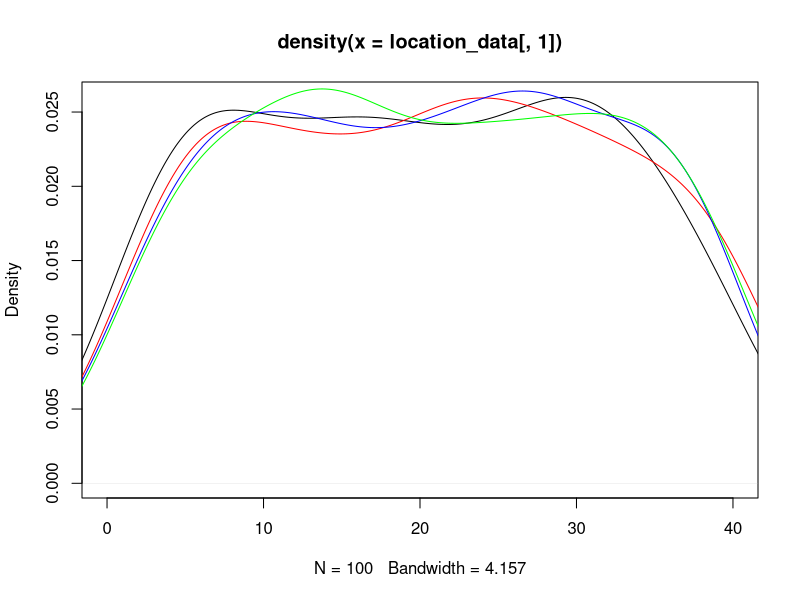
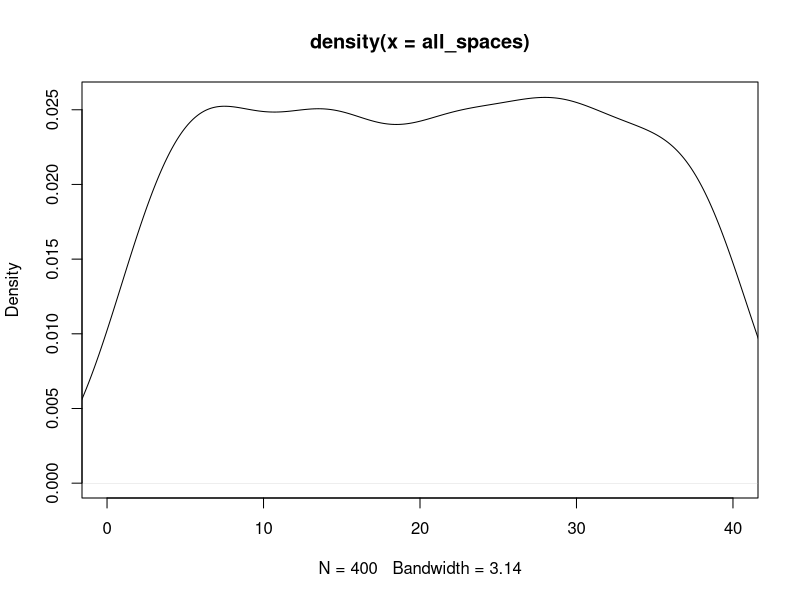
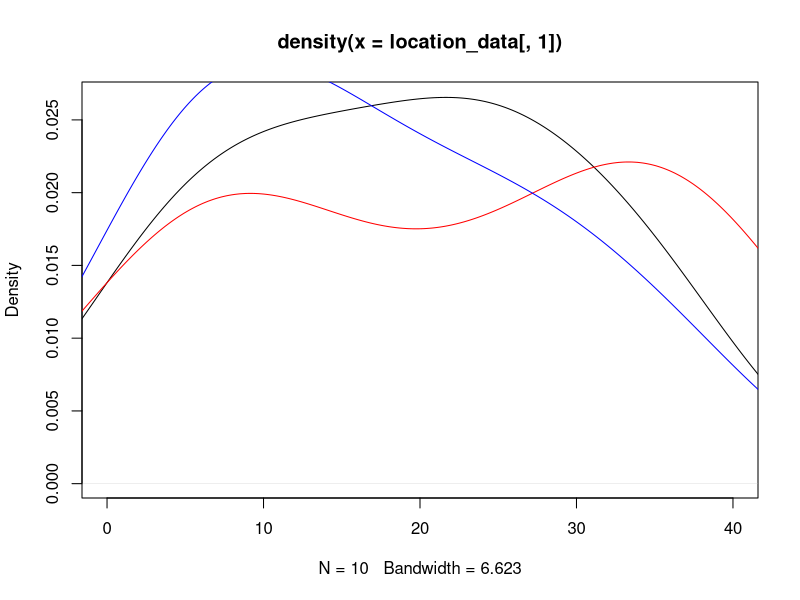
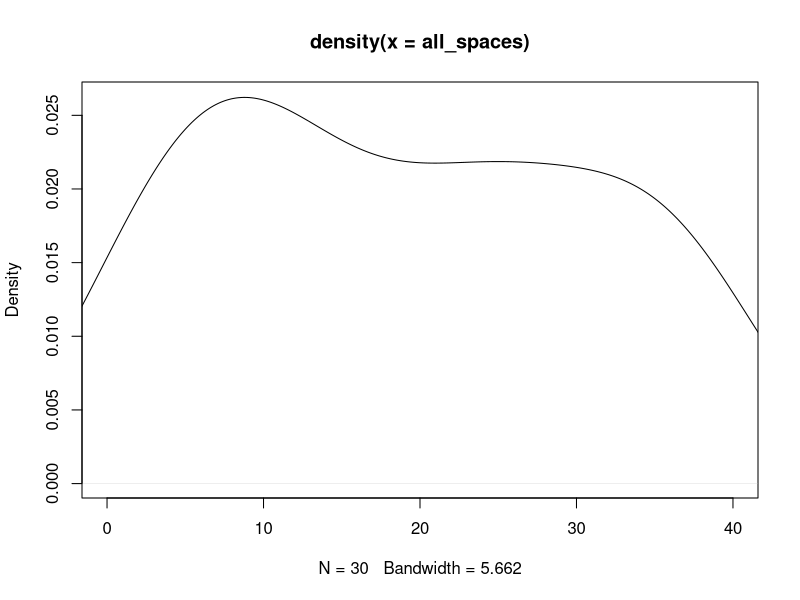

These charts were generated, in order, by the following R code:
## ---- chunk 1
knitr::opts_chunk$set(echo = TRUE)
## ---- chunk 2
#libraries
library(dplyr)
library(ggplot2)
## ---- chunk 3
#Kayleigh
##LET'S GET MOVING

monopolyBoard <- read.csv("MonopolyBoard.csv", header = T)
monopolyBoard

# Using dice rolls to determine where a player will land on the board
#input: "location"; a number 1-40; where the player is on the board
#output: the amount of spaces the player will move until they are on their new location

#note that this is only accounting for standard dice rolls, no special rules yet...

lets_move = function(location) {
  dice_roll_1 <- sample(1:6, 1, replace = TRUE)
  dice_roll_2 <- sample(1:6, 1, replace = TRUE)
  
  roll_total <- sum(dice_roll_1, dice_roll_2)
  roll_double <- dice_roll_1 == dice_roll_2
  
    location = location + roll_total
    
  if (location <= 40) {
    location = location
  } else {
    location = location - 40
  }
  
  space = monopolyBoard$name[monopolyBoard$spaces == location]
  
  print("You're moving forward...")
  print(roll_total)
  
  print("You're on space...")
  print(location)
  
  #print(space) #This prints out the name of the space that they land on. 
}

#testers
lets_move(1)
lets_move(25)
lets_move(38)
lets_move(40)



#A function to move players around the board and to play Monopoly!
#input: "turns"; the amount of turns we should take
#output: a player's new location on the board

lets_play = function(turns) {
  location = 1
  print("Starting Location: GO!")
  for (i in 1:turns) {
    location = lets_move(location)
  }
  print("You've landed on...")
  return(location)
}



lets_play(10) #tester #in this example if you look at a reference monopoly board and "walk" your way around the board with each move being the number in each output, you'll land on the space on the board corresponding to the final output (when counting "GO" as 1 and/or 40) 

#testers 
#"lets_move" and "lets_play" have both been edited to print out phrases for each roll and move to make it easier to determine how the player is moving. 
#"You're moving forward..." gives the player's roll
#"You're on space..." is the players position after 1 turn/"lets_move"
  # Later try to switch this print statement to the name of the spot that the player is on 
#"You've landed on..." gives the final location after running "lets_play" for "x" turns.
  # Later try to switch this print statement to the name of the spot that the player is on 

lets_play(3)
lets_play(10)

## ---- chunk 4
##DOUBLE DOWN

##WORK IN PROGRESS

#A function using dice rolls to determine how many spaces a player will move with the additional rules for "doubles" in Monopoly
#input: "location"; a number 1-40 where the player is on the board
#outut: the number of spaces the player will move on the board, with the special case of rolling three "doubles" and landing in jail
double_down = function(location) {
  dice_roll_1 <- sample(1:6, 1, replace = TRUE)
  dice_roll_2 <- sample(1:6, 1, replace = TRUE)
  
  roll_total <- sum(dice_roll_1, dice_roll_2)
  roll_double <- dice_roll_1 == dice_roll_2
  
  print("roll was")
  print(roll_total)
    
  if (roll_double) {
    
    dice_roll_3 <- sample(1:6, 1, replace = TRUE)
    dice_roll_4 <- sample(1:6, 1, replace = TRUE)
    
    roll_total_2 <- sum(dice_roll_3, dice_roll_4)
    roll_double_2 <- dice_roll_3 == dice_roll_4
    
    print("roll double was")
    print(roll_total_2)

    
    if (roll_double_2) {
      dice_roll_5 <- sample(1:6, 1, replace = TRUE)
      dice_roll_6 <- sample(1:6, 1, replace = TRUE)
      
      roll_total_3 <- sum(dice_roll_5, dice_roll_6)
      roll_double_3 <- dice_roll_5 == dice_roll_6
      
      print("roll double was")
      print(roll_total_3)
      
      if (roll_double_3) {
        location = 11 #Jail
        print("doubles, doubles, doubles")
        print("You're going to JAIL!")
        
      } else {
        location = location + roll_total + roll_total_2 + roll_total_3
        print("doubles, doubles, not doubles")
        print("You're moving forward...")
        print(roll_total + roll_total_2 + roll_total_3)
      }
    } else {
      location = location + roll_total + roll_total_2
      print("doubles, not doubles")
      print("You're moving forward...")
      print(roll_total+roll_total_2)
    }
  } else {
    location = location + roll_total
    print("no doubles")
    print("You're moving forward...")
    print(roll_total)
  }

    
  if (location <= 40) {
    location = location
  } else {
    location = location - 40
  }

  
  print("You're on space...")
  print(location)
}

double_down(1)
#text out in the function is kinda funky right but it's just to make sure its working right
#In final version switch all dice rolls to sample(1:6,...)

## ---- chunk 5
##CHANCE AND COMMUNITY CHEST CARDS
Card_Numbers <- c(1, 2, 3, 4, 5, 6, 7, 8, 9, 10, 11, 12, 13, 14, 15, 16)

Chance_Cards <- c("Advance to Boardwalk", "Advance to Go (Collect $200)", "Advance to Illinois Avenue. If you pass Go, collect $200", "Advance to St. Charles Place. If you pass Go, collect $200", "Advance to the nearest Railroad. If unowned, you may buy it from the Bank. If owned, pay owner twice the rental to which they are otherwise entitled", "Advance to the nearest Railroad. If unowned, you may buy it from the Bank. If owned, pay owner twice the rental to which they are otherwise entitled", "Advance token to nearest Utility. If unowned, you may buy it from the Bank. If owned, throw dice and pay owner a total ten times amount thrown", "Bank pays you dividend of $50", "Get Out of Jail Free", "Go Back 3 Spaces", "Go to Jail. Go directly to Jail, do not pass Go, do not collect $200", "Make general repairs on all your property. For each house pay $25. For each hotel pay $100", "Speeding fine $15", "Take a trip to Reading Railroad. If you pass Go, collect $200", "You have been elected Chairman of the Board. Pay each player $50", "Your building loan matures. Collect $150")

Chance <- data.frame(Chance_Cards, Card_Numbers)
Chance
##Chance cards to move a player to a new space:
  #1 -> Advance to Boardwalk (space 40)
  #2 -> Advance to Go (space 1)
  #3 -> Advance to Illinois Avenue (space 25)
  #4 -> Advance to St. Charles Place (space 12)
  #5 -> Advance to nearest Railroad (space(s) 6, 16, 26, 36)
  #6 -> Advance to nearest Railraod (space(s) 6, 16, 26, 36)
  #7 -> Advance to nearest Utility (space(s) 13, 29)
  #11 -> Go to Jail (space 11)
  #14 -> Take a trip to Reading Railroad (space 6)

Community_Chest_Cards <- c("Advance to Go (Collect $200)", "Bank error in your favor. Collect $200", "Doctor’s fee. Pay $50", "From sale of stock you get $50", "Get Out of Jail Free", "Go to Jail. Go directly to jail, do not pass Go, do not collect $200", "Holiday fund matures. Receive $100", "Income tax refund. Collect $20", "It is your birthday. Collect $10 from every player", "Life insurance matures. Collect $100", "Pay hospital fees of $100", "Pay school fees of $50", "Receive $25 consultancy fee", "You are assessed for street repair. $40 per house. $115 per hotel", "You have won second prize in a beauty contest. Collect $10", "You inherit $100")

Community_Chest <- data.frame(Community_Chest_Cards, Card_Numbers)
Community_Chest

##Community Chest Cards that move a player to a new space:
  #1 -> Advance to GO (space 1)
  #5 -> Go to Jail (space 11)

## ---- chunk 6
# heidi

#the function "who_goes_first" simulates the initial roll before the game begins in order to determine which player goes first
# input is a number of how many players are going to be playing
# output is the value of each players roll and the player that will start the game based on who had the highest roll
who_goes_first <- function(num_players){
  initial_rolls <- c()
  for (i in 1:num_players) {
    player_i_roll <- sum(sample(1:6, 2, replace=TRUE))
    initial_rolls <- c(initial_rolls, player_i_roll) # vector of every player's roll
    print(paste("Player", i, "rolled", player_i_roll))
  }
  cat("\n")
  if(sum(initial_rolls == max(initial_rolls)) >= 2){
    while (sum(initial_rolls == max(initial_rolls)) >= 2) { # if players tied for highest number
      tied_players <- which(initial_rolls==max(initial_rolls)) # identify which players tied
      print("It's a tie! Roll again")
      cat("\n")
      tie_breaker_rolls <- c()
      for (i in tied_players) { # tied players roll again
       player_i_roll2 <- sum(sample(1:6, 2, replace=TRUE))
       tie_breaker_rolls <- c(tie_breaker_rolls, player_i_roll2)
       print(paste("Player", i, "rolled", player_i_roll2))
      }
      initial_rolls <- tie_breaker_rolls
      highest_roll <- max(tie_breaker_rolls)
      highest_player2 <- tied_players[which(tie_breaker_rolls == highest_roll)]
    }
    cat("\n")
    print(paste("Player", highest_player2, "goes first!"))
  }
  else {
    highest_player <- which.max(initial_rolls) # who rolled the highest number
    print(paste("Player", highest_player, "goes first!"))
  }
}

who_goes_first(4) # test function

## ---- chunk 7
# Olivia
# Website for data: https://stat-jet-asu.github.io/Datasets/InstructorDescriptions/monopoly.html

monopolyBoard <- read.csv("MonopolyBoard.csv", header = T)
head(monopolyBoard)

# This section is for question number 2

# Kayleigh's lets_play function from above incorporating players and density plots
# uses lets_move function from above
# input: turns, # of turns to iterate through; players, number of players (2-4)
# output: density plot with a line for each player's frequency of spaces landed on 
# & density plot for the combined frequency of spaces landed on for all players

lets_play = function(turns, players) {
  location_data <- as.data.frame(matrix(nrow = turns, ncol = players))
  
for (j in 1:players) {
  location = 1
  
  for (i in 1:turns) {
    
    location = lets_move(location)
    location_data[i,j] <- location
    }
  }
  
  # creates density plot of frequency of landing on each space for each player
  plot(density(location_data[,1]), xlim = c(0,40), col = "black")
  
  colors <- c("red", "blue", "green")
  
  for (k in 2:players) {
  lines(density(location_data[,k]), col = colors[k-1]) # adds a density line for each player after the first
  }
  
  # creates density plot for total frequency landing on each space (all players spaces included)
  all_spaces <- as.vector(as.matrix(location_data))
  plot(density(all_spaces), xlim = c(0,40), col = "black")
  
}
lets_play(100, 4)

## ---- chunk 8
who_goes_first2 <- function(num_players){
  initial_rolls <- c()
  for (i in 1:num_players) {
    player_i_roll <- sum(sample(1:6, 2, replace=TRUE))
    initial_rolls <- c(initial_rolls, player_i_roll) # vector of every player's roll
#    print(paste("Player", i, "rolled", player_i_roll))
  }
  cat("\n")
  if(sum(initial_rolls == max(initial_rolls)) >= 2){
    while (sum(initial_rolls == max(initial_rolls)) >= 2) { # if players tied for highest number
      tied_players <- which(initial_rolls==max(initial_rolls)) # identify which players tied
#      print("It's a tie! Roll again")
#      cat("\n")
      tie_breaker_rolls <- c()
      for (i in tied_players) { # tied players roll again
       player_i_roll2 <- sum(sample(1:6, 2, replace=TRUE))
       tie_breaker_rolls <- c(tie_breaker_rolls, player_i_roll2)
#       print(paste("Player", i, "rolled", player_i_roll2))
      }
      initial_rolls <- tie_breaker_rolls
      highest_roll <- max(tie_breaker_rolls)
      highest_player2 <- tied_players[which(tie_breaker_rolls == highest_roll)]
    }
#    cat("\n")
#    print(paste("Player", highest_player2, "goes first!"))
  }
  else {
    highest_player <- which.max(initial_rolls) # who rolled the highest number
#    print(paste("Player", highest_player, "goes first!"))
#    return(highest_player)
  
    
  # creating player order
  player_order <- length(num_players)
  player_order[1] <- as.integer(highest_player)

 for (j in 2:num_players) {
    
  player_order[j] <- as.integer(player_order[j-1] + 1)
  if (player_order[j] > num_players) {
    player_order[j] <- 1
  }
 }
  print(player_order)
  }
  
  playerlist <- (list(highest_player, player_order))
  return(playerlist)
}

#who_goes_first2(4)

## ---- chunk 9
# Question number 3 -- including jail and double rolls

lets_move2 = function(location) {
  dice_roll_1 <- sample(1:6, 1, replace = TRUE)
  dice_roll_2 <- sample(1:6, 1, replace = TRUE)
  
  roll_total <- sum(dice_roll_1, dice_roll_2)
  roll_double <- dice_roll_1 == dice_roll_2
  
    location = location + roll_total # updates location to be previous location + roll total
    double3 = "false" # double3 is assigned "true" if the player double rolls 3x (as seen in if statement below), otherwise it is assigned "false" 
    
  # first double roll -> roll again
  if (roll_double == TRUE) {
    dice_roll_3 <- sample(1:6, 1, replace = TRUE)
    dice_roll_4 <- sample(1:6, 1, replace = TRUE)
    
    roll_total2 <- sum(dice_roll_3, dice_roll_4)
    roll_double2 <- dice_roll_3 == dice_roll_4
    
    location = location + roll_total2
    double3 = "false"
    
    # if player is at a location past 40, subtract 40 so they go back to the GO space at location "41"
    # this is included in each if statement below so that it applies if player has to roll again
    if (location <= 40) {
      location = location
    } else {
      location = location - 40
    }
     
      # second double roll -> roll again
      if (roll_double2 == TRUE) {
        dice_roll_5 <- sample(1:6, 1, replace = TRUE)
        dice_roll_6 <- sample(1:6, 1, replace = TRUE)
    
        roll_total3 <- sum(dice_roll_5, dice_roll_6)
        roll_double3 <- dice_roll_5 == dice_roll_6
    
        location = location + roll_total3
        double3 = "false"
        
        if (location <= 40) {
          location = location
        } else {
          location = location - 40
        }
        
        # third double roll -> go to jail
          if (roll_double3 == TRUE) {
            location = monopolyBoard$spaces[monopolyBoard$name == "Jail"]
            double3 = "true"
          }
      }
  }  
    
  if (location <= 40) {
    location = location
  } else {
    location = location - 40
  }
  
  listdata <- (list(location, double3)) # creates list for outputs "location" and "double3"
  # if you need to access location from this function, use lets_move2(location)[[1]]
  # if you need to access double3, use lets_move2(double3)[[2]]
  return(listdata)
  
}



# lets_play2 is currently set up to have each player go thru all their turns and then move onto the next player
# probably need to fix this for question 5

## ---- chunk 10

lets_play2 = function(turns, players) {
  
  
  location_data <- as.data.frame(matrix(nrow = turns, ncol = players)) # dataframe will keep data for locations of players for each turn
  double3data <- as.data.frame(matrix(nrow = turns, ncol = players)) # dataframe will say "true" if player double rolled 3x (which lands them in jail) and "false" if they didn't double roll 3x
  
    # puts players in order
    colnames(location_data) <- who_goes_first2(players)[[2]]
  
    location = 1 # each player starts at location 1
    location_data[1,] <- location
    double3 = 0 # initializing "double3" which will be later assigned a "true" or "false" based on if player double rolled 3x
  
    for (i in 2:turns) { # iterates through number of turns
      
        for (j in 1:players) { # rotates through each player
          
        location = lets_move2(location_data[i-1,j])[[1]] # takes location from lets_move2 function and assigns it to location
        location_data[i,j] <- as.integer(location) # puts location value into the dataframe of locations for each player
        double3data[i,j] <- lets_move2(double3)[[2]] # takes "true" or "false" value from double3 and adds it to double3data dataframe
        
      # deals with landing in jail from "go to jail" space and staying there for next 3 turns
      if (31 %in% location_data[i-1,j]) { # if you landed on 31 in the last turn (i-1 turn), you go to jail (space 11) for the ith turn
        location <- 11
        location_data[i,j] <- as.integer(location) # new location is 11
      } else if (11 %in% location_data[i-1,j] & 31 %in% location_data[i-2,j]) { # if you were on space 11 last turn AND you were on space 31 2 turns ago, you stay in jail (space 11) for turn i
        location <- 11
        location_data[i,j] <- as.integer(location)
      } else if (11 %in% location_data[i-2,j] & 31 %in% location_data[i-3,j]) {
        location <- 11
        location_data[i,j] <- as.integer(location)
      }
        
      # landing in jail from 3x double roll and staying there for next 3 turns
      if (11 %in% location_data[i,j] & "true" %in% double3data[i-1,j]) { # if player's location is 11 (jail) and double3data is"true" (player double rolled 3x), player stays in jail. all 3 if/else if statements keep player in jail for the next 3 turns
        location <- 11
        location_data[i,j] <- as.integer(location)
      } else if (11 %in% location_data[i-1,j] & "true" %in% double3data[i-2,j]) { # 
        location <- 11
        location_data[i,j] <- as.integer(location)
      } else if (11 %in% location_data[i-2,j] & "true" %in% double3data[i-3,j]) {
        location <- 11
        location_data[i,j] <- as.integer(location)
      }
        
    }
  }
  print(location_data)
  
  # creates density plot of frequency of landing on each space for each player
  plot(density(location_data[,1]), xlim = c(0,40), col = "black")
  
  colors <- c("red", "blue", "green")
  
  for (k in 2:players) {
    lines(density(location_data[,k]), col = colors[k-1]) # adds a density line for each player after the first
  }
  
  # creates density plot for total frequency landing on each space (all players spaces included)
  all_spaces <- as.vector(as.matrix(location_data))
  plot(density(all_spaces), xlim = c(0,40), col = "black")
  
}
 
lets_play2(10, 3)

# how should we go about recording spaces landed on when double rolls occur?

## ---- chunk 11
#4 - Kayleigh and Maddie 
#Chance - spaces 8, 23, 37
#Community Chest - spaces 3, 18, 34
Chance

Drawing_Chance = function(location) {
  location = location
  draw_card <- sample(1:16, 1, replace = TRUE)
  player_card <- Chance$Chance_Cards[draw_card]
  print(player_card)

  
      if(draw_card == 1) {
        location = 1
      }
      
      if(draw_card == 2) {
        location = 1
      }
      
      if(draw_card == 3) {
        location = 25
      }
  
      if(draw_card == 4){
        location = 12
      }
    
      if(draw_card == 5){
        if(location >= 37 && location <= 5){
              location = 6
            } else {
              if (location >= 6 && location <= 15){
                location = 16
              } else {
                if(location >= 16 && location <= 25){
                  location = 26
                } else {
                  location = 36
                }
              }
            }
    }
  
    if(draw_card == 6){
        if(location >= 37 && location <= 5){
              location = 6
            } else {
              if (location >= 6 && location <= 15){
                location = 16
              } else {
                if(location >= 16 && location <= 25){
                  location = 26
                } else {
                  location = 36
                }
              }
            }
    }
  
    if(draw_card == 7){
        if(location >= 29 && location <= 12){
              location = 13
            } else {
              location = 29
    }
  }
  
    if(draw_card == 11) {
      location = 11
    }
  
    if(draw_card == 14) {
      location = 6
    }
  
    if(draw_card == 10) {
      location = location - 3
    }
  
    location = location
    return(location)
}

Drawing_Chance(8)
Drawing_Chance(23)
Drawing_Chance(37)

Drawing_Community_Chest = function(location) {
  location = location
  draw_card_chest <- sample(1:16, 1, replace = TRUE)
  player_card_chest <- Community_Chest$Community_Chest_Cards[draw_card_chest]
  print(player_card_chest)
  print(location)
  
  if (draw_card_chest == 1) {
    location = 1
  } else {
    if (draw_card_chest == 6) {
    location = 11
    } else {
      location = location
    }
  
  }
  
  location = location 
  return(location)
}

Drawing_Community_Chest(3)
Drawing_Community_Chest(18)
Drawing_Community_Chest(34)

lets_move3 = function(location) {
  dice_roll_1 <- sample(1:6, 1, replace = TRUE)
  dice_roll_2 <- sample(1:6, 1, replace = TRUE)
  
  roll_total <- sum(dice_roll_1, dice_roll_2)
  roll_double <- dice_roll_1 == dice_roll_2
  
    location = location + roll_total
    double3 = "false"
  
  print("your roll total is...")
  print(roll_total)

  if (location <= 40) {
      location = location
  } else {
      location = location - 40
  }
   
  print("your location is...")
  print(location)
  
  if(location == 8 || location == 23 || location == 27) {
    location = Drawing_Chance(location)
    print("your location is...")
    print(location)
  }
  
  if(location == 3 || location == 18 || location == 34) {
    location = Drawing_Community_Chest(location)
    print("your location is...")
    print(location)
  }
    
  # first double roll -> roll again
  if (roll_double == TRUE) {
    dice_roll_3 <- sample(1:6, 1, replace = TRUE)
    dice_roll_4 <- sample(1:6, 1, replace = TRUE)
    
    roll_total2 <- sum(dice_roll_3, dice_roll_4)
    roll_double2 <- dice_roll_3 == dice_roll_4
    
    location = location + roll_total2
    double3 = "false"
    print("1 double")
    
    if (location <= 40) {
      location = location
    } else {
      location = location - 40
    }
    
    
    if(location == 8 || location == 23 || location == 27) {
    location = Drawing_Chance(location)
    }
  
  if(location == 3 || location == 18 || location == 34) {
    location = Drawing_Community_Chest(location)
    }
     
      # second double roll -> roll again
      if (roll_double2 == TRUE) {
        dice_roll_5 <- sample(1:6, 1, replace = TRUE)
        dice_roll_6 <- sample(1:6, 1, replace = TRUE)
    
        roll_total3 <- sum(dice_roll_5, dice_roll_6)
        roll_double3 <- dice_roll_5 == dice_roll_6
    
        location = location + roll_total3
        double3 = "false"
        print("2 doubles")
        
        if (location <= 40) {
          location = location
        } else {
          location = location - 40
        }
        
        if(location == 8 || location == 23 || location == 27) {
          location = Drawing_Chance(location)
        }
  
        if(location == 3 || location == 18 || location == 34) {
          location = Drawing_Community_Chest(location)
         
        }
        
        # third double roll -> go to jail
          if (roll_double3 == TRUE) {
            location = monopolyBoard$spaces[monopolyBoard$name == "Jail"]
            double3 = "true"
            print("three doubles")
          }
      }
  }  
   
  location = location 
  
  print("your location is...")
  print(location)
  listdata <- (list(location, double3))
  return(listdata)
  
}

lets_move3(1)

lets_play3 = function(turns, players) {
  
  location_data <- as.data.frame(matrix(nrow = turns, ncol = players))
  double3data <- as.data.frame(matrix(nrow = turns, ncol = players))
  
  for (j in 1:players) {
    location = 1
    double3 = 0
  
    for (i in 1:turns) {
      
        location = lets_move2(location)[[1]]
        location_data[i,j] <- as.integer(location)
        double3data[i,j] <- lets_move2(double3)[[2]]
        
      # deals with landing in jail from "go to jail" space and staying there for next 3 turns
      if (31 %in% location_data[i-1,j]) { # if you land on 31 (go to jail), next location is in jail (space 11)
        location <- 11
        location_data[i,j] <- as.integer(location)
      } else if (11 %in% location_data[i-1,j] & 31 %in% location_data[i-2,j]) {
        location <- 11
        location_data[i,j] <- as.integer(location)
      } else if (11 %in% location_data[i-2,j] & 31 %in% location_data[i-3,j]) {
        location <- 11
        location_data[i,j] <- as.integer(location)
      }
        
      # landing in jail from 3x double roll and staying there for next 3 turns
      if (11 %in% location_data[i,j] & "true" %in% double3data[i-1,j]) { # "true" means player double rolled 3x -> jail
        location <- 11
        location_data[i,j] <- as.integer(location)
      } else if (11 %in% location_data[i-1,j] & "true" %in% double3data[i-2,j]) { # 
        location <- 11
        location_data[i,j] <- as.integer(location)
      } else if (11 %in% location_data[i-2,j] & "true" %in% double3data[i-3,j]) {
        location <- 11
        location_data[i,j] <- as.integer(location)
      }
        
    }
  }
  #print(location_data)
  
  # creates density plot of frequency of landing on each space for each player
  plot(density(location_data[,1]), xlim = c(0,40), col = "black")
  
  colors <- c("red", "blue", "green")
  
  for (k in 2:players) {
    lines(density(location_data[,k]), col = colors[k-1]) # adds a density line for each player after the first
  }
  
  # creates density plot for total frequency landing on each space (all players spaces included)
  all_spaces <- as.vector(as.matrix(location_data))
  plot(density(all_spaces), xlim = c(0,40), col = "black")
  
}
## ---- chunk 12

#use lets_move2 for freq plot

 
## ---- chunk 13
#hello
dice_roll <- sum(sample(1:6, 2, replace = TRUE))
dice_roll
